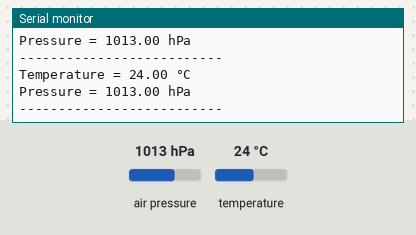
Recording of a sketch running on a simulated Arduino Uno, built with avr-gcc and run on an emulated ATmega328P. Shown: the last lines printed to the serial monitor. The test bench sets the inputs (shaded band); at power-on: air pressure 1013 hPa, temperature 24 °C.

Above: at 2.8 s.
2.9 s: air pressure set to 952 hPa
At 5.0 s:
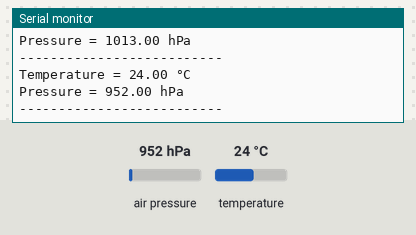
5.6 s: temperature set to 12 °C
At 7.0 s:
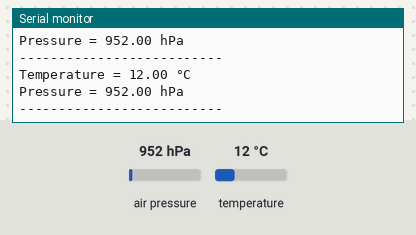
8.3 s: air pressure set to 975 hPa
At 10.9 s:
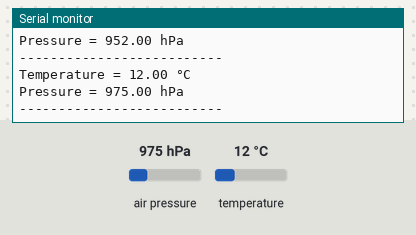
Timing chart, 0 to 12.4 s (numbered marks = the images above; inputs shaded):
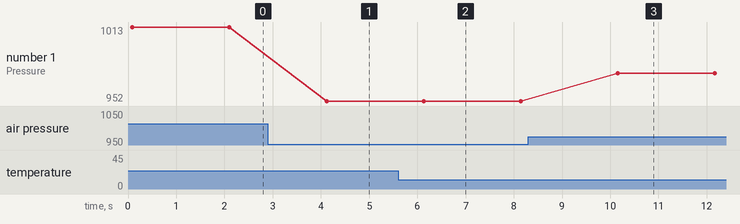

Measured:
- after the input at 2.9 s, the serial monitor: prints a new line after 1.2 s (image 1)
- after the input at 5.6 s, the serial monitor: prints a new line after 0.50 s (image 2)
- after the input at 8.3 s, the serial monitor: prints a new line after 1.9 s (image 3)
- plotted number 1: 1013 → 952 after the input at 2.9 s, 952 → 975 after the input at 8.3 s

The sketch:

Experiment_no_20.ino
```cpp
#include <Wire.h>
#include <Adafruit_BMP085.h>

Adafruit_BMP085 bmp;

void setup() {
    Serial.begin(9600);
    Wire.begin(); // Initialize I2C

    Serial.println("Initializing BMP180 at 0x77...");

    if (!bmp.begin()) {
        Serial.println("ERROR: BMP180 not found! Check wiring.");
        while (1);
    }

    Serial.println("BMP180 successfully detected!");
}

void loop() {
    Serial.print("Temperature = ");
    Serial.print(bmp.readTemperature());
    Serial.println(" °C");

    Serial.print("Pressure = ");
    Serial.print(bmp.readPressure() / 100.0F);
    Serial.println(" hPa");

    Serial.println("--------------------------");
    delay(2000);
}
```
